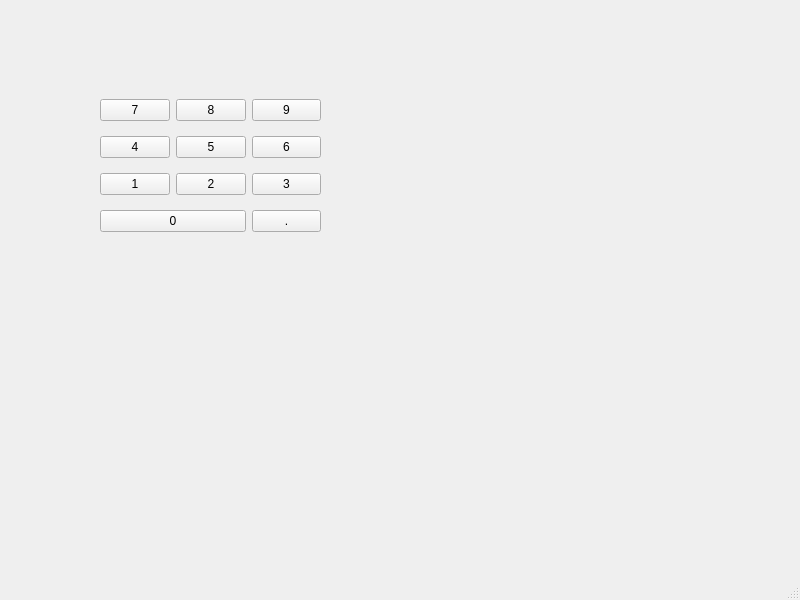
<?xml version="1.0" encoding="UTF-8"?>
<ui version="4.0">
 <class>MainWindow</class>
 <widget class="QMainWindow" name="MainWindow">
  <property name="geometry">
   <rect>
    <x>0</x>
    <y>0</y>
    <width>800</width>
    <height>600</height>
   </rect>
  </property>
  <property name="windowTitle">
   <string>MainWindow</string>
  </property>
  <widget class="QWidget" name="centralwidget">
   <widget class="QWidget" name="">
    <property name="geometry">
     <rect>
      <x>100</x>
      <y>90</y>
      <width>221</width>
      <height>151</height>
     </rect>
    </property>
    <layout class="QGridLayout" name="gridLayout">
     <item row="1" column="2">
      <widget class="QPushButton" name="pushButton_6">
       <property name="text">
        <string>6</string>
       </property>
      </widget>
     </item>
     <item row="0" column="1">
      <widget class="QPushButton" name="pushButton_4">
       <property name="text">
        <string>8</string>
       </property>
      </widget>
     </item>
     <item row="3" column="2">
      <widget class="QPushButton" name="pushButton_9">
       <property name="text">
        <string>3</string>
       </property>
      </widget>
     </item>
     <item row="0" column="2">
      <widget class="QPushButton" name="pushButton_5">
       <property name="text">
        <string>9</string>
       </property>
      </widget>
     </item>
     <item row="1" column="1">
      <widget class="QPushButton" name="pushButton_2">
       <property name="text">
        <string>5</string>
       </property>
      </widget>
     </item>
     <item row="0" column="0">
      <widget class="QPushButton" name="pushButton">
       <property name="text">
        <string>7</string>
       </property>
      </widget>
     </item>
     <item row="1" column="0">
      <widget class="QPushButton" name="pushButton_3">
       <property name="text">
        <string>4</string>
       </property>
      </widget>
     </item>
     <item row="3" column="0">
      <widget class="QPushButton" name="pushButton_7">
       <property name="text">
        <string>1</string>
       </property>
      </widget>
     </item>
     <item row="3" column="1">
      <widget class="QPushButton" name="pushButton_8">
       <property name="text">
        <string>2</string>
       </property>
      </widget>
     </item>
     <item row="4" column="0" colspan="2">
      <widget class="QPushButton" name="pushButton_10">
       <property name="text">
        <string>0</string>
       </property>
      </widget>
     </item>
     <item row="4" column="2">
      <widget class="QPushButton" name="pushButton_11">
       <property name="text">
        <string>.</string>
       </property>
      </widget>
     </item>
    </layout>
   </widget>
  </widget>
  <widget class="QMenuBar" name="menubar">
   <property name="geometry">
    <rect>
     <x>0</x>
     <y>0</y>
     <width>800</width>
     <height>22</height>
    </rect>
   </property>
  </widget>
  <widget class="QStatusBar" name="statusbar"/>
 </widget>
 <resources/>
 <connections/>
</ui>
